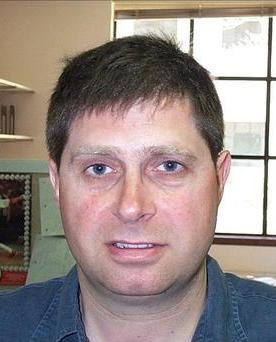
%> input picture image_0007.jpg, 276 x 342 px
$ octave gabor_filter.m   (GNU Octave 9; MATLAB toolbox functions it lacks are replaced by stand-ins)
%> lines starting %> are read from the running program, lines starting %| are printed output that depends on the picture
clear all;
%define the five parameters
theta=pi/2; %either 0 or pi/4 or pi/2 or 3pi/4
lambda=3.5;
gamma=0.3;
sigma=2.8;
psi=0;
% [23 lines of commented-out code are left out]

sigma_x = sigma;
sigma_y = sigma/gamma;

nstds = 3;
xmax = max(abs(nstds*sigma_x*cos(theta)),abs(nstds*sigma_y*sin(theta)));
xmax = ceil(max(1,xmax));
ymax = max(abs(nstds*sigma_x*sin(theta)),abs(nstds*sigma_y*cos(theta)));
ymax = ceil(max(1,ymax));
xmin = -xmax; ymin = -ymax;
[x,y] = meshgrid(xmin:xmax,ymin:ymax);


x_theta=x*cos(theta)+y*sin(theta);
y_theta=-x*sin(theta)+y*cos(theta);

gb= exp(-.5*(x_theta.^2/sigma_x^2+y_theta.^2/sigma_y^2)).*cos(2*pi/lambda*x_theta+psi);


I=imread('image_0007.jpg');
%> I is the input picture: size 342x276x3 uint8; mean R, G, B 152.2, 137.7, 133.2
image_gray=rgb2gray(I);
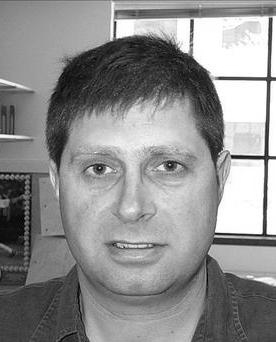
%> image_gray: size 342x276 uint8; min 0, max 255, mean 141.5
image_double=im2double(image_gray);
figure(1);
imshow(image_double);


figure(3);
filtered = conv2(image_double,gb, 'same');
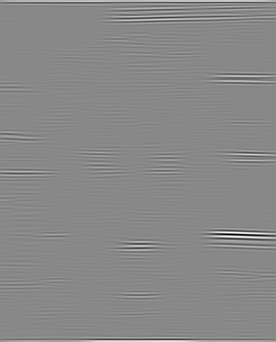
%> filtered: size 342x276 double; min -11.75, max 10.17, mean -0.00259; drawn with min black and max white
imshow(filtered);
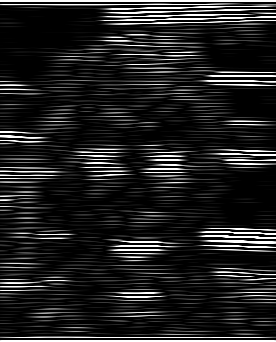
%> displayed picture: size 342x276, on the screen's scale of 0 to 255; min 0, max 255, mean 33.2
title('theta=....');

$ run again, with image_0003.jpg copied over image_0007.jpg
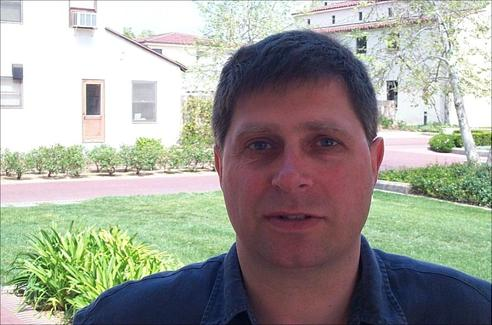
%> input picture image_0003.jpg, 492 x 325 px
%> I is the input picture: size 325x492x3 uint8; mean R, G, B 159.1, 159.2, 150.8
%> `filtered = conv2(image_double,gb, 'same');`:
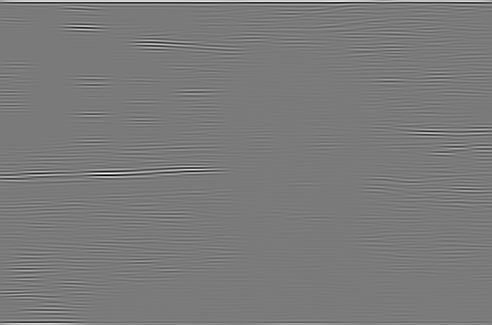
%> filtered: size 325x492 double; min -9.79, max 10.51, mean -0.00496; drawn with min black and max white
%> `imshow(filtered);`:
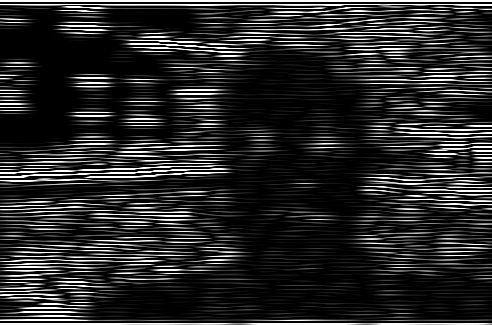
%> displayed picture: size 325x492, on the screen's scale of 0 to 255; min 0, max 255, mean 40.4
